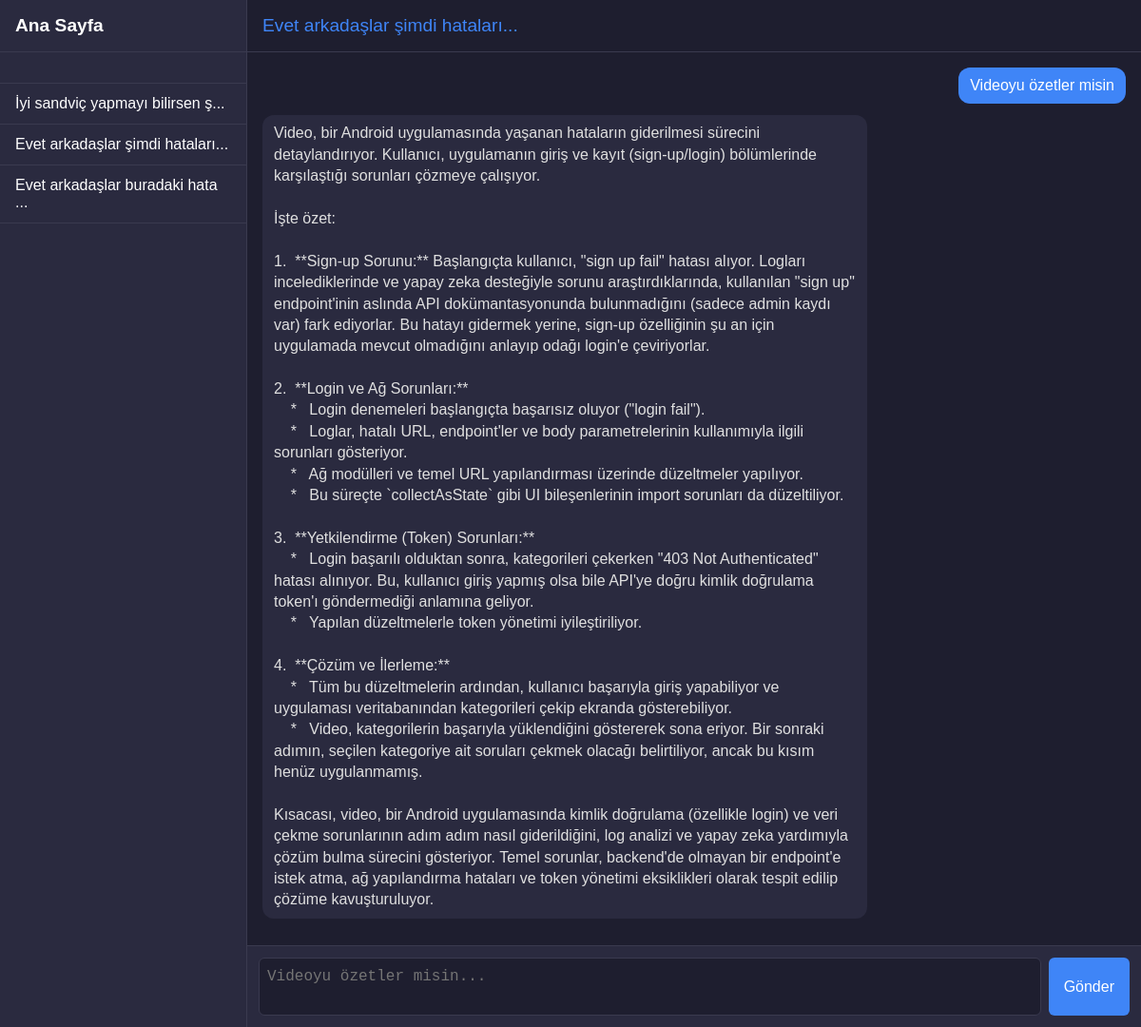
The page /chat/2/ (signed in) on the database its author committed.
### VideoOzet/models.py (models this page shows)
class ChatSession(models.Model):
    user = models.ForeignKey(User, on_delete=models.CASCADE)
    video_id = models.CharField(max_length=20, blank=True, null=True)
    title = models.CharField(max_length=35, blank=True, null=True)
    transcript_text = models.TextField(blank=True, null=True)
    created_at = models.DateTimeField(auto_now_add=True)

class Message(models.Model):
    SESSION_SENDER = [
        ('user', 'User'),
        ('bot', 'Bot'),
    ]
    chat_session = models.ForeignKey(ChatSession, on_delete=models.CASCADE, related_name='messages')
    sender = models.CharField(max_length=10, choices=SESSION_SENDER)
    content = models.TextField()
    timestamp = models.DateTimeField(auto_now_add=True)

### VideoOzet/views.py (the view, shortened to what this page needs)
# urls.py: path('chat/<int:chat_id>/', views.chat_view, name='chat'),
@login_required
def chat_view(request, chat_id):
    chat_session_obj = get_object_or_404(ChatSession, id=chat_id, user=request.user)
    history = Message.objects.filter(
        chat_session=chat_session_obj
    ).order_by('timestamp')
    user_chats = ChatSession.objects.filter(user_id=request.user.id).order_by('-created_at')
    current_chat = ChatSession.objects.get(id=chat_id)
    return render(request, 'chat.html', {
        'reply': '',
        'history': history,
        'user_chats': user_chats,
        'current_chat': current_chat
    })

### VideoOzet/templates/chat.html (shortened to what this page needs)
{% load static %}
<!DOCTYPE html>
<html lang="en">
<head>
  <link rel="stylesheet" href="{% static 'css/chat.css' %}">
</head>
<body>
<div class="sidebar">
    <h2><a class="chat-link" href="{% url 'home' %}">Ana Sayfa</a></h2>
    <h2></h2>
    <ul class="chat-list" id="chatList">
      {% for chat in user_chats %}
        <li><a class="chat-link" href="/chat/{{ chat.id }}">{{ chat.title }}</a></li>
      {% endfor %}
    </ul>
  </div>
  <div class="chat-panel">
    <div class="chat-header" id="chatHeader">{{ current_chat.title }}</div>
    <div class="messages" id="messages">
      {% for msg in history %}
        <div class="message {{ msg.sender }}">
          <div class="bubble">{{ msg.content }}</div>
        </div>
      {% endfor %}
    </div>
    <form method="POST">
      <div class="input-area">
        <textarea id="messageInput" name="deneme" placeholder="Videoyu özetler misin..."></textarea>
        <button id="sendBtn">Gönder</button>
      </div>
    </form>
  </div>
</body>
</html>

### VideoOzet/static/css/chat.css (style rules this page uses)
:root { --bg-dark: #1e1e2f; --bg-secondary: #2a2a3f; --text-primary: #e0e0e0; --text-secondary: #a0a0b0; --accent: #3f85f7; --border-color: #3a3a4f; }
* { box-sizing: border-box; margin: 0; padding: 0; }
body { font-family: sans-serif; display: flex; height: 100vh; background: var(--bg-dark); color: var(--text-primary); }
.sidebar { width: 260px; background: var(--bg-secondary); border-right: 1px solid var(--border-color); overflow-y: auto; display: flex; flex-direction: column; }
.sidebar h2 { padding: 16px; font-size: 1.2rem; border-bottom: 1px solid var(--border-color); }
.chat-list { list-style: none; flex: 1; }
.chat-list li { padding: 12px 16px; cursor: pointer; border-bottom: 1px solid var(--border-color); }
.chat-panel { flex: 1; display: flex; flex-direction: column; background: var(--bg-dark); }
.chat-header { padding: 16px; border-bottom: 1px solid var(--border-color); font-size: 1.2rem; color: var(--accent); }
.messages { flex: 1; padding: 16px; overflow-y: auto; }
.message { margin-bottom: 12px; line-height: 1.4; }
.message.user { text-align: right; }
.bubble { display: inline-block; padding: 8px 12px; border-radius: 12px; max-width: 70%; word-break: break-word; white-space: pre-wrap; }
.message.user .bubble { background: var(--accent); color: #fff; }
.message.bot .bubble { background: var(--bg-secondary); color: var(--text-primary); }
.input-area { display: flex; padding: 12px; border-top: 1px solid var(--border-color); background: var(--bg-secondary); }
.input-area textarea { flex: 1; resize: none; padding: 8px; background: var(--bg-dark); color: var(--text-primary); border: 1px solid var(--border-color); border-radius: 6px; font-size: 1rem; line-height: 1.4; max-height: 200px; overflow-y: auto; transition: height 0.1s ease; }
.input-area button { margin-left: 8px; padding: 0 16px; background: var(--accent); border: none; border-radius: 6px; color: #fff; cursor: pointer; font-size: 1rem; }
.chat-link { color: #fff; text-decoration: none; }

### rows shown on the page
ChatSession: title "İyi sandviç yapmayı bilirsen ş..."
ChatSession: title "Evet arkadaşlar şimdi hataları..."
ChatSession: title "Evet arkadaşlar buradaki hata ..."
Message: content "Videoyu özetler misin"
Message: content "Video, bir Android uygulamasında yaşanan hataların giderilmesi sürecini detaylandırıyor. Kullanıcı, uygulamanın giriş ve kayıt (sign-up/login) bölümlerinde karşılaştığı sorunları çözmeye çalışıyor. İşte özet: 1. **Sign-up Sorunu:** Başlangıçta kullanıcı, \"sign up fail\" hatası alıyor. Logları incelediklerinde ve yapay zeka desteğiyle sorunu araştırdıklarında, kullanılan \"sign up\" endpoint'inin aslında API dokümantasyonunda bulunmadığını (sadece admin kaydı var) fark ediyorlar. Bu hatayı gidermek yerine, sign-up özelliğinin şu an için uygulamada mevcut olmadığını anlayıp odağı login'e çeviriyorlar. 2. **Login ve Ağ Sorunları:** * Login denemeleri başlangıçta başarısız oluyor (\"login fail\"). *…"
